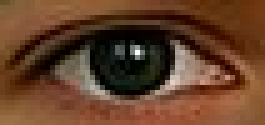
#> input picture eye.JPG, 53 x 25 px, found by its file name (shown 5 times larger)
$ python face_rec.py
#> lines starting #> are read from the running program, lines starting #| are printed output that depends on the picture; after the words box and inside, x2 and y2 are one past the last pixel; in counts of white or black regions, pixels touching at a corner belong together; long printed decimals are rounded
import numpy as np
import cv2

template = cv2.imread('eye.jpg', 0) #turns image into gray scale
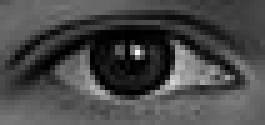
#> template: shape (25, 53) (shown 5 times larger); min 0, max 255, mean 72.6
frame = cv2.imread("face.jpg", 0)
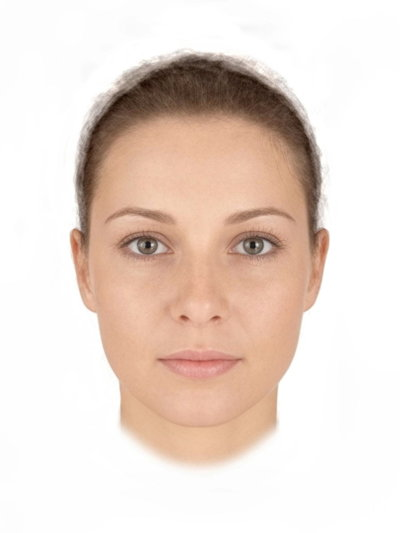
#> input picture face.jpg, 400 x 533 px
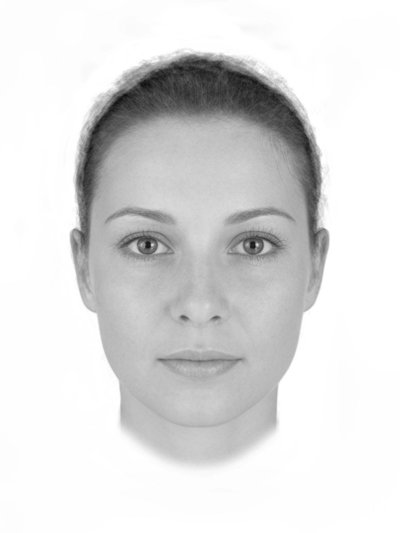
#> frame: shape (533, 400); min 12, max 255, mean 220.6

cv2.imshow("Frame", frame)
cv2.imshow("Template", template)

result = cv2.matchTemplate(frame, template, cv2.TM_CCOEFF_NORMED) #compares and stores the asnwer on result
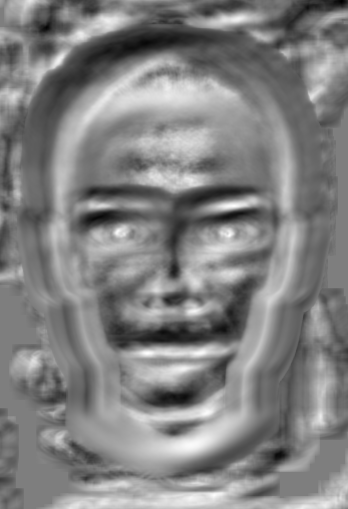
#> result: shape (509, 348) float32; min -0.47, max 0.48, mean 0.0142; drawn with min black and max white

min_val, max_val, min_loc, max_loc = cv2.minMaxLoc(result) #calculate brightest spot in the grayscale (brightest means highest match)
#> min_val = -0.47; max_val = 0.48; min_loc = (341, 1); max_loc = (147, 353)
print(max_val, max_loc)
#| 0.4804 (147, 353)
cv2.circle(result, max_loc, 15, 255, 2) #circles brightest spot in result picture
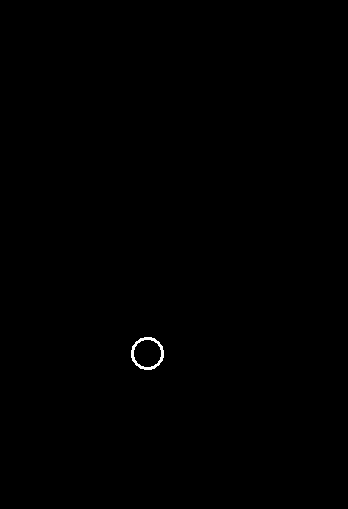
#> result: shape (509, 348) float32; 0.16% of pixels changed, all inside (x1, y1, x2, y2) = (131, 337, 164, 370); drawn with min black and max white
cv2.imshow("Matching", result)
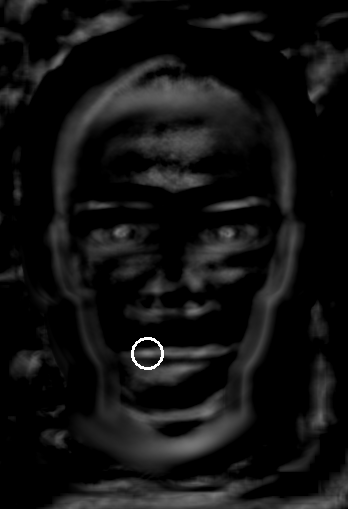
#> window 'Matching': shape (509, 348); min 0, max 255, mean 17.7


cv2.waitKey(0)
cv2.destroyAllWindows()
